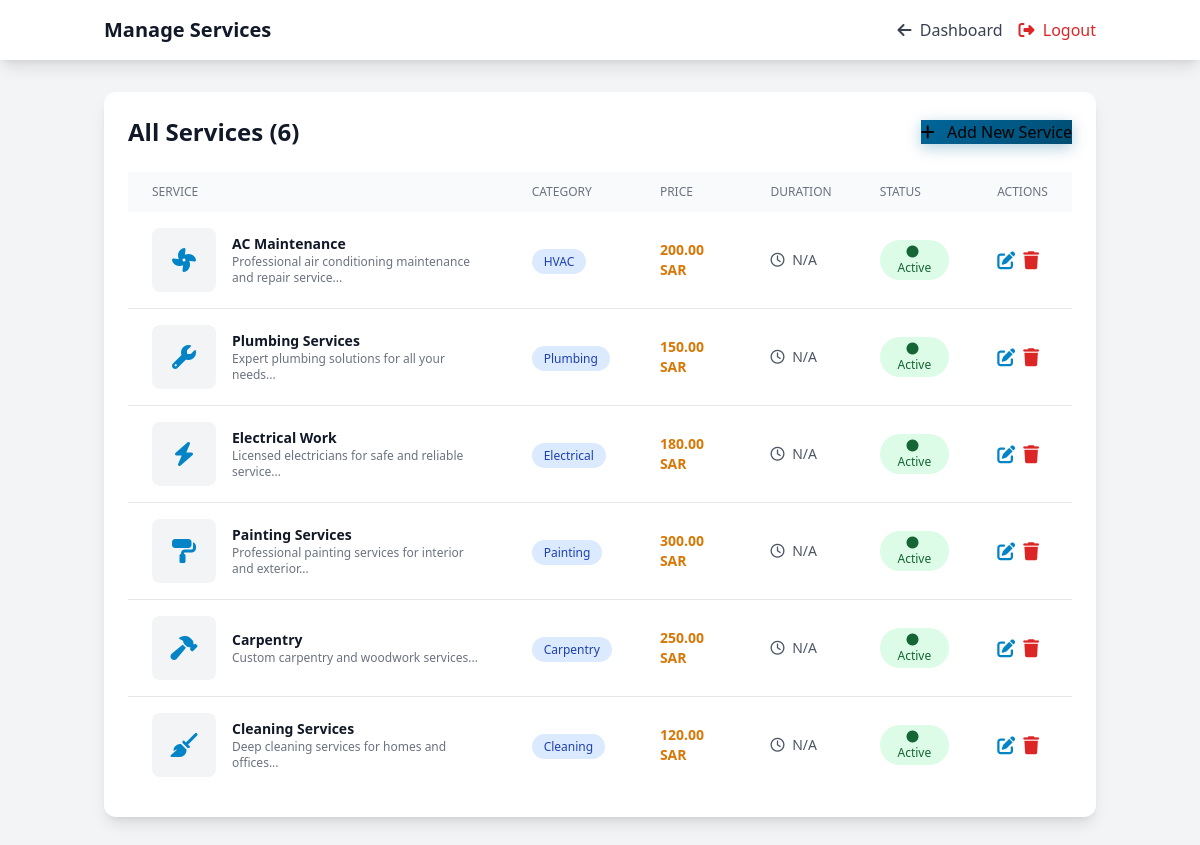
Screenshot of /admin/services.php (signed in) with the database file from the repository.
### tables this page shows
CREATE TABLE IF NOT EXISTS services (
    id INT AUTO_INCREMENT PRIMARY KEY,
    title VARCHAR(255) NOT NULL,
    title_ar VARCHAR(255),
    description TEXT NOT NULL,
    description_ar TEXT,
    image VARCHAR(255),
    icon VARCHAR(100),
    category VARCHAR(100),
    price DECIMAL(10, 2) DEFAULT 0.00,
    duration VARCHAR(50),
    status ENUM('active', 'inactive') DEFAULT 'active',
    created_at TIMESTAMP DEFAULT CURRENT_TIMESTAMP,
    updated_at TIMESTAMP DEFAULT CURRENT_TIMESTAMP ON UPDATE CURRENT_TIMESTAMP,
    INDEX idx_category (category),
    INDEX idx_status (status)
);

### includes/database.php (called while the page is built, shortened)
<?php
class Database {
    private static $instance = null;
    private $conn;
    private function __construct() {
        try {
            $this->conn = new mysqli(DB_HOST, DB_USER, DB_PASS, DB_NAME);
            $this->conn->set_charset("utf8mb4");
        } catch (Exception $e) {
            die("Database connection error: " . $e->getMessage());
        }
    }
    public static function getInstance() {
        if (self::$instance === null) {
            self::$instance = new Database();
        }
        return self::$instance;
    }
    public function query($sql, $params = []) {
        $stmt = $this->conn->prepare($sql);
        $stmt->execute();
        return $stmt;
    }
    public function fetchAll($sql, $params = []) {
        $stmt = $this->query($sql, $params);
        $result = $stmt->get_result();
        return $result->fetch_all(MYSQLI_ASSOC);
    }
}
?>

### admin/services.php (the view, shortened to what this page needs)
<?php
require_once __DIR__ . '/../includes/database.php';
$db = Database::getInstance();
$services = $db->fetchAll("SELECT * FROM services ORDER BY created_at DESC");
require_once __DIR__ . '/includes/header.php';
?>
<div class="min-h-screen bg-gray-100">
    <nav class="bg-white shadow-lg">
        <div class="container mx-auto px-4">
            <div class="flex justify-between items-center py-4">
                <h1 class="text-xl font-bold text-gray-900">Manage Services</h1>
                <div class="flex items-center space-x-4">
                    <a href="<?= SITE_URL ?>/admin/dashboard.php" class="text-gray-700 hover:text-primary-600">
                        <i class="fas fa-arrow-left mr-1"></i> Dashboard
                    </a>
                    <a href="<?= SITE_URL ?>/admin/logout.php" class="text-red-600 hover:text-red-700">
                        <i class="fas fa-sign-out-alt mr-1"></i> Logout
                    </a>
                </div>
            </div>
        </div>
    </nav>
    <div class="container mx-auto px-4 py-8">
        <div class="bg-white rounded-xl shadow-lg p-6 mb-6">
            <div class="flex justify-between items-center mb-6">
                <h2 class="text-2xl font-bold text-gray-900">All Services (<?= count($services) ?>)</h2>
                <button onclick="showAddModal()" class="btn-primary">
                    <i class="fas fa-plus mr-2"></i> Add New Service
                </button>
            </div>
            <div class="overflow-x-auto">
                <table class="w-full">
                    <thead class="bg-gray-50">
                        <tr>
                            <th class="px-6 py-3 text-left text-xs font-medium text-gray-500 uppercase">Service</th>
                            <th class="px-6 py-3 text-left text-xs font-medium text-gray-500 uppercase">Category</th>
                            <th class="px-6 py-3 text-left text-xs font-medium text-gray-500 uppercase">Price</th>
                            <th class="px-6 py-3 text-left text-xs font-medium text-gray-500 uppercase">Duration</th>
                            <th class="px-6 py-3 text-left text-xs font-medium text-gray-500 uppercase">Status</th>
                            <th class="px-6 py-3 text-left text-xs font-medium text-gray-500 uppercase">Actions</th>
                        </tr>
                    </thead>
                    <tbody class="bg-white divide-y divide-gray-200">
                        <?php foreach ($services as $service): ?>
                        <tr class="hover:bg-gray-50">
                            <td class="px-6 py-4">
                                <div class="flex items-center">
                                    <div class="flex-shrink-0 h-16 w-16 flex items-center justify-center rounded-lg overflow-hidden bg-gray-100">
                                        <?php if (!empty($service['image'])): ?>
                                            <img src="<?= SITE_URL ?>/<?= htmlspecialchars($service['image']) ?>" alt="<?= htmlspecialchars($service['title']) ?>" class="h-full w-full object-cover">
                                        <?php else: ?>
                                            <i class="<?= htmlspecialchars($service['icon'] ?? 'fas fa-wrench') ?> text-2xl text-primary-600"></i>
                                        <?php endif; ?>
                                    </div>
                                    <div class="ml-4">
                                        <div class="text-sm font-bold text-gray-900"><?= htmlspecialchars($service['title']) ?></div>
                                        <div class="text-xs text-gray-500"><?= htmlspecialchars(substr($service['short_description'] ?? $service['description'], 0, 60)) ?>...</div>
                                    </div>
                                </div>
                            </td>
                            <td class="px-6 py-4">
                                <span class="px-3 py-1 text-xs font-medium bg-blue-100 text-blue-800 rounded-full">
                                    <?= htmlspecialchars($service['category'] ?? 'General') ?>
                                </span>
                            </td>
                            <td class="px-6 py-4">
                                <div class="text-sm font-bold text-gold-600"><?= number_format($service['price'], 2) ?> <?= htmlspecialchars($service['price_unit'] ?? 'SAR') ?></div>
                            </td>
                            <td class="px-6 py-4">
                                <div class="text-sm text-gray-600">
                                    <i class="far fa-clock mr-1"></i>
                                    <?= htmlspecialchars($service['duration'] ?? 'N/A') ?>
                                </div>
                            </td>
                            <td class="px-6 py-4">
                                <form method="POST" class="inline">
                                    <button type="submit" class="px-3 py-1 text-xs font-medium rounded-full <?= $service['status'] === 'active' ? 'bg-green-100 text-green-800 hover:bg-green-200' : 'bg-gray-100 text-gray-800 hover:bg-gray-200' ?>">
                                        <i class="fas fa-circle text-xs mr-1"></i>
                                        <?= ucfirst($service['status']) ?>
                                    </button>
                                </form>
                            </td>
                            <td class="px-6 py-4">
                                <div class="flex items-center gap-2">
                                    <button onclick='editService(<?= json_encode($service) ?>)' class="text-primary-600 hover:text-primary-800" title="Edit">
                                        <i class="fas fa-edit text-lg"></i>
                                    </button>
                                    <form method="POST" class="inline" onsubmit="return confirm('Are you sure you want to delete this service?')">
                                        <button type="submit" class="text-red-600 hover:text-red-800" title="Delete">
                                            <i class="fas fa-trash text-lg"></i>
                                        </button>
                                    </form>
                                </div>
                            </td>
                        </tr>
                        <?php endforeach; ?>
                    </tbody>
                </table>
            </div>
        </div>
    </div>
</div>
<?php require_once __DIR__ . '/../includes/footer.php'; ?>

### assets/css/style.css (style rules this page uses)
.btn-primary { background: linear-gradient(135deg, #006699 0%, #004d73 100%); @apply text-white px-6 py-2.5 rounded-lg hover:shadow-xl transition font-medium inline-flex items-center justify-center; box-shadow: 0 4px 15px rgba(0, 102, 153, 0.3); }

### rows the page displays
services: title "AC Maintenance", description "Professional air conditioning maintenance and repair service", category "HVAC", price "200.00", price_unit "SAR", duration "N/A", status "Active"
services: title "Plumbing Services", description "Expert plumbing solutions for all your needs", category "Plumbing", price "150.00", price_unit "SAR", duration "N/A", status "Active"
services: title "Electrical Work", description "Licensed electricians for safe and reliable service", category "Electrical", price "180.00", price_unit "SAR", duration "N/A", status "Active"
services: title "Painting Services", description "Professional painting services for interior and exterior", category "Painting", price "300.00", price_unit "SAR", duration "N/A", status "Active"
services: title "Carpentry", description "Custom carpentry and woodwork services", category "Carpentry", price "250.00", price_unit "SAR", duration "N/A", status "Active"
services: title "Cleaning Services", description "Deep cleaning services for homes and offices", category "Cleaning", price "120.00", price_unit "SAR", duration "N/A", status "Active"

### other values shown
count($services) "6"
